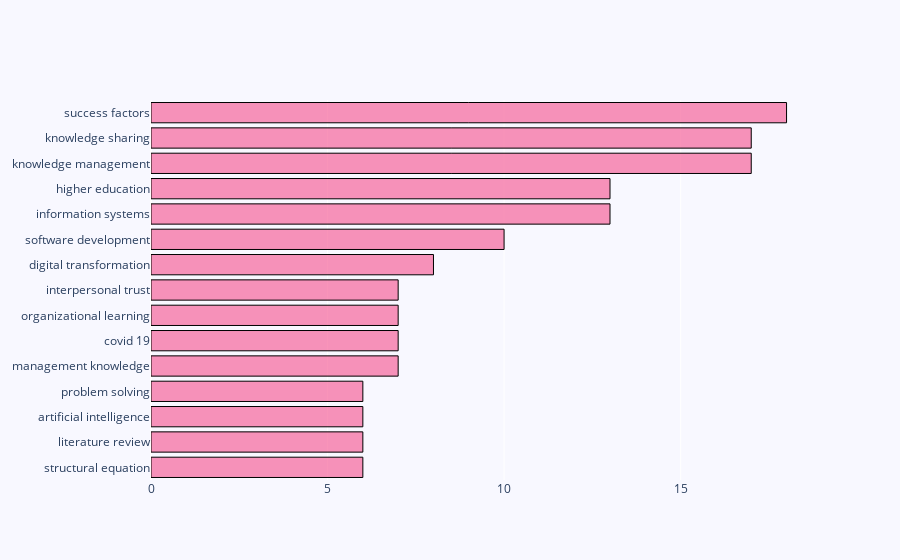

Source (notebook cell):
### Code cell
bibfile.get_top_ngrams(view = 'notebook', entry = 'kwa', ngrams = 2, stop_words = ['en'], rmv_custom_words = [], wordsn = 15)

### Figure 1 — Plotly figure (JSON) as saved in the notebook; plotly's stock layout.template omitted (floating-point values rounded to 4 significant figures)
{"data": [{"marker": {"color": "rgba(246, 78, 139, 0.6)", "line": {"color": "black", "width": 1}}, "orientation": "h", "type": "bar", "x": [18, 17, 17, 13, 13, 10, 8, 7, 7, 7, 7, 6, 6, 6, 6], "y": ["success factors", "knowledge sharing", "knowledge management", "higher education", "information systems", "software development", "digital transformation", "interpersonal trust", "organizational learning", "covid 19", "management knowledge", "problem solving", "artificial intelligence", "literature review", "structural equation"]}], "layout": {"paper_bgcolor": "rgb(248, 248, 255)", "plot_bgcolor": "rgb(248, 248, 255)", "yaxis": {"autorange": "reversed"}}}
